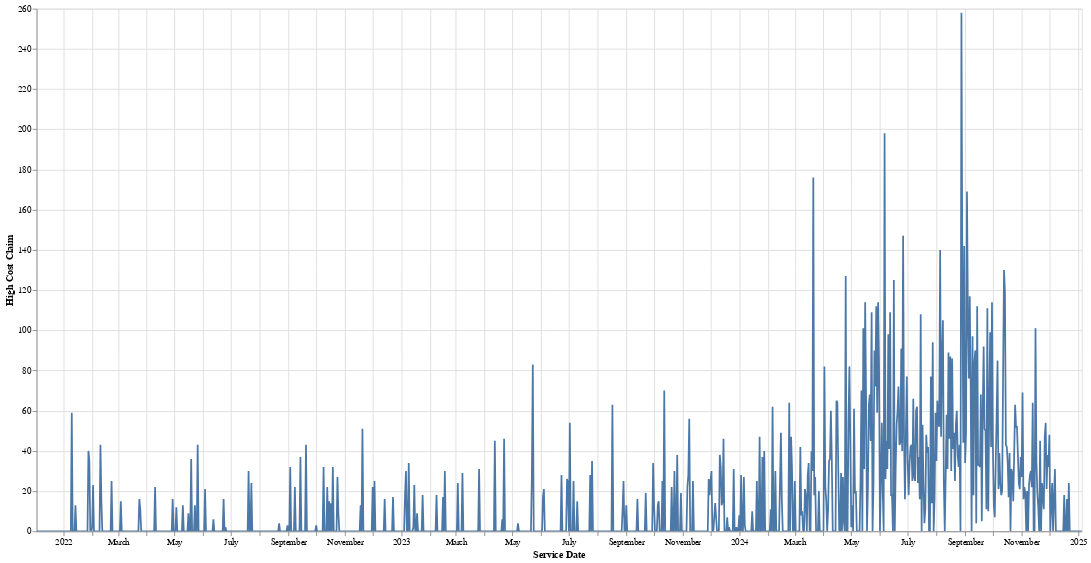

Notebook cell for this chart:
### Code cell
time_claim = df.select("Service Date", "High Cost Claim")
time_claim.with_columns(time_claim["Service Date"].cast(pl.Date)).sort("Service Date")
time_claim = time_claim.group_by("Service Date").agg(pl.sum("High Cost Claim").alias("High Cost Claim"))
time_claim.plot.line(x="Service Date", y="High Cost Claim").properties(width=1200, height=600)

### Figure 1 — Vega specification as saved in the notebook (floating-point values rounded to 4 significant figures; data arrays with more than 128 entries replaced by an {"elided": "..."} marker saying what was removed)
{"$schema": "https://vega.github.io/schema/vega/v5.json", "data": [{"name": "param_1_store"}, {"name": "source_0", "values": {"elided": "1130 records"}, "transform": [{"type": "formula", "expr": "toDate(datum['Service Date'])", "as": "Service Date"}]}, {"name": "source_0_y_domain_High Cost Claim", "values": [{"min": 0, "max": 258}]}], "signals": [{"name": "unit", "value": {}, "on": [{"events": "pointermove", "update": "isTuple(group()) ? group() : unit"}]}, {"name": "param_1", "update": "vlSelectionResolve(\"param_1_store\", \"union\")"}, {"name": "param_1_Service_Date", "on": [{"events": [{"source": "view", "type": "dblclick"}], "update": "null"}, {"events": {"signal": "param_1_translate_delta"}, "update": "panLinear(param_1_translate_anchor.extent_x, -param_1_translate_delta.x / width)"}, {"events": {"signal": "param_1_zoom_delta"}, "update": "zoomLinear(domain(\"x\"), param_1_zoom_anchor.x, param_1_zoom_delta)"}]}, {"name": "param_1_High_Cost_Claim", "on": [{"events": [{"source": "view", "type": "dblclick"}], "update": "null"}, {"events": {"signal": "param_1_translate_delta"}, "update": "panLinear(param_1_translate_anchor.extent_y, param_1_translate_delta.y / height)"}, {"events": {"signal": "param_1_zoom_delta"}, "update": "zoomLinear(domain(\"y\"), param_1_zoom_anchor.y, param_1_zoom_delta)"}]}, {"name": "param_1_tuple", "on": [{"events": [{"signal": "param_1_Service_Date || param_1_High_Cost_Claim"}], "update": "param_1_Service_Date && param_1_High_Cost_Claim ? {unit: \"\", fields: param_1_tuple_fields, values: [param_1_Service_Date,param_1_High_Cost_Claim]} : null"}]}, {"name": "param_1_tuple_fields", "value": [{"field": "Service Date", "channel": "x", "type": "R"}, {"field": "High Cost Claim", "channel": "y", "type": "R"}]}, {"name": "param_1_translate_anchor", "value": {}, "on": [{"events": [{"source": "scope", "type": "pointerdown"}], "update": "{x: x(unit), y: y(unit), extent_x: domain(\"x\"), extent_y: domain(\"y\")}"}]}, {"name": "param_1_translate_delta", "value": {}, "on": [{"events": [{"source": "window", "between": [{"source": "scope", "type": "pointerdown"}, {"source": "window", "type": "pointerup"}], "consume": true, "type": "pointermove"}], "update": "{x: param_1_translate_anchor.x - x(unit), y: param_1_translate_anchor.y - y(unit)}"}]}, {"name": "param_1_zoom_anchor", "on": [{"events": [{"source": "scope", "type": "wheel", "consume": true}], "update": "{x: invert(\"x\", x(unit)), y: invert(\"y\", y(unit))}"}]}, {"name": "param_1_zoom_delta", "on": [{"events": [{"source": "scope", "type": "wheel", "consume": true}], "update": "pow(1.001, event.deltaY * pow(16, event.deltaMode))", "force": true}]}, {"name": "param_1_modify", "on": [{"events": {"signal": "param_1_tuple"}, "update": "modify(\"param_1_store\", param_1_tuple, true)"}]}], "marks": [{"type": "line", "name": "marks", "from": {"data": "source_0"}, "sort": {"field": "x"}, "encode": {"update": {"defined": {"signal": "isValid(datum[\"Service Date\"]) && isFinite(+datum[\"Service Date\"]) && isValid(datum[\"High Cost Claim\"]) && isFinite(+datum[\"High Cost Claim\"])"}, "tooltip": {"signal": "{\"Service Date\": timeFormat(datum[\"Service Date\"], '%b %d, %Y'), \"High Cost Claim\": format(datum[\"High Cost Claim\"], \"\")}"}, "stroke": {"value": "#4c78a8"}, "y": {"field": "High Cost Claim", "scale": "y"}, "x": {"field": "Service Date", "scale": "x"}}}, "interactive": true, "clip": true, "style": ["line"]}], "scales": [{"name": "x", "type": "time", "domain": {"data": "source_0", "field": "Service Date"}, "range": [0, {"signal": "width"}], "domainRaw": {"signal": "param_1[\"Service Date\"]"}}, {"name": "y", "type": "linear", "domain": [{"signal": "(data(\"source_0_y_domain_High Cost Claim\")[0] || {}).min"}, {"signal": "(data(\"source_0_y_domain_High Cost Claim\")[0] || {}).max"}], "range": [{"signal": "height"}, 0], "nice": true, "zero": true, "domainRaw": {"signal": "param_1[\"High Cost Claim\"]"}}], "axes": [{"scale": "x", "labels": false, "minExtent": 0, "gridScale": "y", "ticks": false, "tickCount": {"signal": "ceil(width/40)"}, "aria": false, "zindex": 0, "domain": false, "orient": "bottom", "grid": true, "maxExtent": 0}, {"scale": "y", "labels": false, "zindex": 0, "minExtent": 0, "orient": "left", "maxExtent": 0, "ticks": false, "domain": false, "gridScale": "x", "grid": true, "tickCount": {"signal": "ceil(height/40)"}, "aria": false}, {"scale": "x", "orient": "bottom", "grid": false, "title": "Service Date", "labelFlush": true, "labelOverlap": true, "tickCount": {"signal": "ceil(width/40)"}, "zindex": 0}, {"scale": "y", "title": "High Cost Claim", "zindex": 0, "tickCount": {"signal": "ceil(height/40)"}, "labelOverlap": true, "orient": "left", "grid": false}], "background": "white", "width": 1200, "height": 600, "padding": 5, "style": "cell"}
